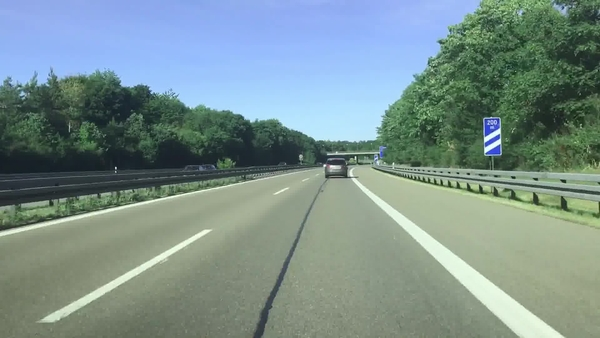
#> input picture nodes/old_stuff/original_lane_detection_5.jpg, 600 x 338 px
$ python lane.py   (older library calls are emulated)
#> lines starting #> are read from the running program, lines starting #| are printed output that depends on the picture; after the words box and inside, x2 and y2 are one past the last pixel; in counts of white or black regions, pixels touching at a corner belong together
#> in main, original_frame is the input picture: shape (338, 600, 3); mean B, G, R 141.2, 144.2, 122.8
### nodes/old_stuff/edge_detection.py
import cv2 # Import the OpenCV library to enable computer vision
import numpy as np # Import the NumPy scientific computing library

# Author: Addison Sears-Collins
# https://automaticaddison.com
# Description: A collection of methods to detect help with edge detection

def binary_array(array, thresh, value=0):
  """
  Return a 2D binary array (mask) in which all pixels are either 0 or 1

  :param array: NumPy 2D array that we want to convert to binary values
  :param thresh: Values used for thresholding (inclusive)
  :param value: Output value when between the supplied threshold
  :return: Binary 2D array...
           number of rows x number of columns =
           number of pixels from top to bottom x number of pixels from
             left to right
  """
  if value == 0:
    # Create an array of ones with the same shape and type as
    # the input 2D array.
    binary = np.ones_like(array)

  else:
    # Creates an array of zeros with the same shape and type as
    # the input 2D array.
    binary = np.zeros_like(array)
    value = 1

  # If value == 0, make all values in binary equal to 0 if the
  # corresponding value in the input array is between the threshold
  # (inclusive). Otherwise, the value remains as 1. Therefore, the pixels
  # with the high Sobel derivative values (i.e. sharp pixel intensity
  # discontinuities) will have 0 in the corresponding cell of binary.
  binary[(array >= thresh[0]) & (array <= thresh[1])] = value

  return binary

def blur_gaussian(channel, ksize=3):
  """
  Implementation for Gaussian blur to reduce noise and detail in the image

  :param image: 2D or 3D array to be blurred
  :param ksize: Size of the small matrix (i.e. kernel) used to blur
                i.e. number of rows and number of columns
  :return: Blurred 2D image
  """
  return cv2.GaussianBlur(channel, (ksize, ksize), 0)

def mag_thresh(image, sobel_kernel=3, thresh=(0, 255)):
  """
  Implementation of Sobel edge detection

  :param image: 2D or 3D array to be blurred
  :param sobel_kernel: Size of the small matrix (i.e. kernel)
                       i.e. number of rows and columns
  :return: Binary (black and white) 2D mask image
  """
  # Get the magnitude of the edges that are vertically aligned on the image
  sobelx = np.absolute(sobel(image, orient='x', sobel_kernel=sobel_kernel))

  # Get the magnitude of the edges that are horizontally aligned on the image
  sobely = np.absolute(sobel(image, orient='y', sobel_kernel=sobel_kernel))

  # Find areas of the image that have the strongest pixel intensity changes
  # in both the x and y directions. These have the strongest gradients and
  # represent the strongest edges in the image (i.e. potential lane lines)
  # mag is a 2D array .. number of rows x number of columns = number of pixels
  # from top to bottom x number of pixels from left to right
  mag = np.sqrt(sobelx ** 2 + sobely ** 2)

  # Return a 2D array that contains 0s and 1s
  return binary_array(mag, thresh)

def sobel(img_channel, orient='x', sobel_kernel=3):
  """
  Find edges that are aligned vertically and horizontally on the image

  :param img_channel: Channel from an image
  :param orient: Across which axis of the image are we detecting edges?
  :sobel_kernel: No. of rows and columns of the kernel (i.e. 3x3 small matrix)
  :return: Image with Sobel edge detection applied
  """
  # cv2.Sobel(input image, data type, prder of the derivative x, order of the
  # derivative y, small matrix used to calculate the derivative)
  if orient == 'x':
    # Will detect differences in pixel intensities going from
        # left to right on the image (i.e. edges that are vertically aligned)
    sobel = cv2.Sobel(img_channel, cv2.CV_64F, 1, 0, sobel_kernel)
  if orient == 'y':
    # Will detect differences in pixel intensities going from
    # top to bottom on the image (i.e. edges that are horizontally aligned)
    sobel = cv2.Sobel(img_channel, cv2.CV_64F, 0, 1, sobel_kernel)

  return sobel

def threshold(channel, thresh=(128,255), thresh_type=cv2.THRESH_BINARY):
  """
  Apply a threshold to the input channel

  :param channel: 2D array of the channel data of an image/video frame
  :param thresh: 2D tuple of min and max threshold values
  :param thresh_type: The technique of the threshold to apply
  :return: Two outputs are returned:
             ret: Threshold that was used
             thresholded_image: 2D thresholded data.
  """
  # If pixel intensity is greater than thresh[0], make that value
  # white (255), else set it to black (0)
  return cv2.threshold(channel, thresh[0], thresh[1], thresh_type)

### nodes/old_stuff/lane.py
#!/usr/bin/env python3
import cv2 # Import the OpenCV library to enable computer vision
import numpy as np # Import the NumPy scientific computing library
import edge_detection as edge # Handles the detection of lane lines
import matplotlib.pyplot as plt # Used for plotting and error checking

# Author: Addison Sears-Collins
# https://automaticaddison.com
# Description: Implementation of the Lane class

filename = 'original_lane_detection_5.jpg'

class Lane:
  """
  Represents a lane on a road.
  """
  def __init__(self, orig_frame):
    """
      Default constructor

    :param orig_frame: Original camera image (i.e. frame)
    """
    self.orig_frame = orig_frame

    # This will hold an image with the lane lines
    self.lane_line_markings = None

    # This will hold the image after perspective transformation
    self.warped_frame = None
    self.transformation_matrix = None
    self.inv_transformation_matrix = None

    # (Width, Height) of the original video frame (or image)
    self.orig_image_size = self.orig_frame.shape[::-1][1:]

    width = self.orig_image_size[0]
    height = self.orig_image_size[1]
    self.width = width
    self.height = height

    # Four corners of the trapezoid-shaped region of interest
    # You need to find these corners manually.
    self.roi_points = np.float32([
      (274,184), # Top-left corner
      (0, 337), # Bottom-left corner
      (575,337), # Bottom-right corner
      (371,184) # Top-right corner
    ])

    # The desired corner locations  of the region of interest
    # after we perform perspective transformation.
    # Assume image width of 600, padding == 150.
    self.padding = int(0.25 * width) # padding from side of the image in pixels
    self.desired_roi_points = np.float32([
      [self.padding, 0], # Top-left corner
      [self.padding, self.orig_image_size[1]], # Bottom-left corner
      [self.orig_image_size[
        0]-self.padding, self.orig_image_size[1]], # Bottom-right corner
      [self.orig_image_size[0]-self.padding, 0] # Top-right corner
    ])

    # Histogram that shows the white pixel peaks for lane line detection
    self.histogram = None

    # Sliding window parameters
    self.no_of_windows = 10
    self.margin = int((1/12) * width)  # Window width is +/- margin
    self.minpix = int((1/24) * width)  # Min no. of pixels to recenter window

    # Best fit polynomial lines for left line and right line of the lane
    self.left_fit = None
    self.right_fit = None
    self.left_lane_inds = None
    self.right_lane_inds = None
    self.ploty = None
    self.left_fitx = None
    self.right_fitx = None
    self.leftx = None
    self.rightx = None
    self.lefty = None
    self.righty = None

    # Pixel parameters for x and y dimensions
    self.YM_PER_PIX = 10.0 / 1000 # meters per pixel in y dimension
    self.XM_PER_PIX = 3.7 / 781 # meters per pixel in x dimension

    # Radii of curvature and offset
    self.left_curvem = None
    self.right_curvem = None
    self.center_offset = None

  def calculate_car_position(self, print_to_terminal=False):
    """
    Calculate the position of the car relative to the center

    :param: print_to_terminal Display data to console if True
    :return: Offset from the center of the lane
    """
    # Assume the camera is centered in the image.
    # Get position of car in centimeters
    car_location = self.orig_frame.shape[1] / 2

    # Fine the x coordinate of the lane line bottom
    height = self.orig_frame.shape[0]
    bottom_left = self.left_fit[0]*height**2 + self.left_fit[
      1]*height + self.left_fit[2]
    bottom_right = self.right_fit[0]*height**2 + self.right_fit[
      1]*height + self.right_fit[2]

    center_lane = (bottom_right - bottom_left)/2 + bottom_left
    center_offset = (np.abs(car_location) - np.abs(
      center_lane)) * self.XM_PER_PIX * 100

    if print_to_terminal == True:
      print(str(center_offset) + 'cm')

    self.center_offset = center_offset

    return center_offset

  def calculate_curvature(self, print_to_terminal=False):
    """
    Calculate the road curvature in meters.

    :param: print_to_terminal Display data to console if True
    :return: Radii of curvature
    """
    # Set the y-value where we want to calculate the road curvature.
    # Select the maximum y-value, which is the bottom of the frame.
    y_eval = np.max(self.ploty)

    # Fit polynomial curves to the real world environment
    left_fit_cr = np.polyfit(self.lefty * self.YM_PER_PIX, self.leftx * (
      self.XM_PER_PIX), 2)
    right_fit_cr = np.polyfit(self.righty * self.YM_PER_PIX, self.rightx * (
      self.XM_PER_PIX), 2)

    # Calculate the radii of curvature
    left_curvem = ((1 + (2*left_fit_cr[0]*y_eval*self.YM_PER_PIX + left_fit_cr[
                    1])**2)**1.5) / np.absolute(2*left_fit_cr[0])
    right_curvem = ((1 + (2*right_fit_cr[
                    0]*y_eval*self.YM_PER_PIX + right_fit_cr[
                    1])**2)**1.5) / np.absolute(2*right_fit_cr[0])

    # Display on terminal window
    if print_to_terminal == True:
      print(left_curvem, 'm', right_curvem, 'm')

    self.left_curvem = left_curvem
    self.right_curvem = right_curvem

    return left_curvem, right_curvem

  def calculate_histogram(self,frame=None,plot=True):
    """
    Calculate the image histogram to find peaks in white pixel count

    :param frame: The warped image
    :param plot: Create a plot if True
    """
    if frame is None:
      frame = self.warped_frame

    # Generate the histogram
    self.histogram = np.sum(frame[int(
              frame.shape[0]/2):,:], axis=0)

    if plot == True:

      # Draw both the image and the histogram
      figure, (ax1, ax2) = plt.subplots(2,1) # 2 row, 1 columns
      figure.set_size_inches(10, 5)
      ax1.imshow(frame, cmap='gray')
      ax1.set_title("Warped Binary Frame")
      ax2.plot(self.histogram)
      ax2.set_title("Histogram Peaks")
      plt.show()

    return self.histogram

  def display_curvature_offset(self, frame=None, plot=False):
    """
    Display curvature and offset statistics on the image

    :param: plot Display the plot if True
    :return: Image with lane lines and curvature
    """
    image_copy = None
    if frame is None:
      image_copy = self.orig_frame.copy()
    else:
      image_copy = frame

    cv2.putText(image_copy,'Curve Radius: '+str((
      self.left_curvem+self.right_curvem)/2)[:7]+' m', (int((
      5/600)*self.width), int((
      20/338)*self.height)), cv2.FONT_HERSHEY_SIMPLEX, (float((
      0.5/600)*self.width)),(
      255,255,255),2,cv2.LINE_AA)
    cv2.putText(image_copy,'Center Offset: '+str(
      self.center_offset)[:7]+' cm', (int((
      5/600)*self.width), int((
      40/338)*self.height)), cv2.FONT_HERSHEY_SIMPLEX, (float((
      0.5/600)*self.width)),(
      255,255,255),2,cv2.LINE_AA)

    if plot==True:
      cv2.imshow("Image with Curvature and Offset", image_copy)

    return image_copy

  def get_lane_line_previous_window(self, left_fit, right_fit, plot=False):
    """
    Use the lane line from the previous sliding window to get the parameters
    for the polynomial line for filling in the lane line
    :param: left_fit Polynomial function of the left lane line
    :param: right_fit Polynomial function of the right lane line
    :param: plot To display an image or not
    """
    # margin is a sliding window parameter
    margin = self.margin

    # Find the x and y coordinates of all the nonzero
    # (i.e. white) pixels in the frame.
    nonzero = self.warped_frame.nonzero()
    nonzeroy = np.array(nonzero[0])
    nonzerox = np.array(nonzero[1])

    # Store left and right lane pixel indices
    left_lane_inds = ((nonzerox > (left_fit[0]*(
      nonzeroy**2) + left_fit[1]*nonzeroy + left_fit[2] - margin)) & (
      nonzerox < (left_fit[0]*(
      nonzeroy**2) + left_fit[1]*nonzeroy + left_fit[2] + margin)))
    right_lane_inds = ((nonzerox > (right_fit[0]*(
      nonzeroy**2) + right_fit[1]*nonzeroy + right_fit[2] - margin)) & (
      nonzerox < (right_fit[0]*(
      nonzeroy**2) + right_fit[1]*nonzeroy + right_fit[2] + margin)))
    self.left_lane_inds = left_lane_inds
    self.right_lane_inds = right_lane_inds

    # Get the left and right lane line pixel locations
    leftx = nonzerox[left_lane_inds]
    lefty = nonzeroy[left_lane_inds]
    rightx = nonzerox[right_lane_inds]
    righty = nonzeroy[right_lane_inds]

    self.leftx = leftx
    self.rightx = rightx
    self.lefty = lefty
    self.righty = righty

    # Fit a second order polynomial curve to each lane line
    left_fit = np.polyfit(lefty, leftx, 2)
    right_fit = np.polyfit(righty, rightx, 2)
    self.left_fit = left_fit
    self.right_fit = right_fit

    # Create the x and y values to plot on the image
    ploty = np.linspace(
      0, self.warped_frame.shape[0]-1, self.warped_frame.shape[0])
    left_fitx = left_fit[0]*ploty**2 + left_fit[1]*ploty + left_fit[2]
    right_fitx = right_fit[0]*ploty**2 + right_fit[1]*ploty + right_fit[2]
    self.ploty = ploty
    self.left_fitx = left_fitx
    self.right_fitx = right_fitx

    if plot==True:

      # Generate images to draw on
      out_img = np.dstack((self.warped_frame, self.warped_frame, (
                           self.warped_frame)))*255
      window_img = np.zeros_like(out_img)

      # Add color to the left and right line pixels
      out_img[nonzeroy[left_lane_inds], nonzerox[left_lane_inds]] = [255, 0, 0]
      out_img[nonzeroy[right_lane_inds], nonzerox[right_lane_inds]] = [
                                                                     0, 0, 255]
      # Create a polygon to show the search window area, and recast
      # the x and y points into a usable format for cv2.fillPoly()
      margin = self.margin
      left_line_window1 = np.array([np.transpose(np.vstack([
                                    left_fitx-margin, ploty]))])
      left_line_window2 = np.array([np.flipud(np.transpose(np.vstack([
                                    left_fitx+margin, ploty])))])
      left_line_pts = np.hstack((left_line_window1, left_line_window2))
      right_line_window1 = np.array([np.transpose(np.vstack([
                                     right_fitx-margin, ploty]))])
      right_line_window2 = np.array([np.flipud(np.transpose(np.vstack([
                                     right_fitx+margin, ploty])))])
      right_line_pts = np.hstack((right_line_window1, right_line_window2))

      # Draw the lane onto the warped blank image
      cv2.fillPoly(window_img, np.int_([left_line_pts]), (0,255, 0))
      cv2.fillPoly(window_img, np.int_([right_line_pts]), (0,255, 0))
      result = cv2.addWeighted(out_img, 1, window_img, 0.3, 0)

      # Plot the figures
      figure, (ax1, ax2, ax3) = plt.subplots(3,1) # 3 rows, 1 column
      figure.set_size_inches(10, 10)
      figure.tight_layout(pad=3.0)
      ax1.imshow(cv2.cvtColor(self.orig_frame, cv2.COLOR_BGR2RGB))
      ax2.imshow(self.warped_frame, cmap='gray')
      ax3.imshow(result)
      ax3.plot(left_fitx, ploty, color='yellow')
      ax3.plot(right_fitx, ploty, color='yellow')
      ax1.set_title("Original Frame")
      ax2.set_title("Warped Frame")
      ax3.set_title("Warped Frame With Search Window")
      plt.show()

  def get_lane_line_indices_sliding_windows(self, plot=False):
    """
    Get the indices of the lane line pixels using the
    sliding windows technique.

    :param: plot Show plot or not
    :return: Best fit lines for the left and right lines of the current lane
    """
    # Sliding window width is +/- margin
    margin = self.margin

    frame_sliding_window = self.warped_frame.copy()

    # Set the height of the sliding windows
    window_height = np.int(self.warped_frame.shape[0]/self.no_of_windows)

    # Find the x and y coordinates of all the nonzero
    # (i.e. white) pixels in the frame.
    nonzero = self.warped_frame.nonzero()
    nonzeroy = np.array(nonzero[0])
    nonzerox = np.array(nonzero[1])

    # Store the pixel indices for the left and right lane lines
    left_lane_inds = []
    right_lane_inds = []

    # Current positions for pixel indices for each window,
    # which we will continue to update
    leftx_base, rightx_base = self.histogram_peak()
    leftx_current = leftx_base
    rightx_current = rightx_base

    # Go through one window at a time
    no_of_windows = self.no_of_windows

    for window in range(no_of_windows):

      # Identify window boundaries in x and y (and right and left)
      win_y_low = self.warped_frame.shape[0] - (window + 1) * window_height
      win_y_high = self.warped_frame.shape[0] - window * window_height
      win_xleft_low = leftx_current - margin
      win_xleft_high = leftx_current + margin
      win_xright_low = rightx_current - margin
      win_xright_high = rightx_current + margin
      cv2.rectangle(frame_sliding_window,(win_xleft_low,win_y_low),(
        win_xleft_high,win_y_high), (255,255,255), 2)
      cv2.rectangle(frame_sliding_window,(win_xright_low,win_y_low),(
        win_xright_high,win_y_high), (255,255,255), 2)

      # Identify the nonzero pixels in x and y within the window
      good_left_inds = ((nonzeroy >= win_y_low) & (nonzeroy < win_y_high) &
                          (nonzerox >= win_xleft_low) & (
                           nonzerox < win_xleft_high)).nonzero()[0]
      good_right_inds = ((nonzeroy >= win_y_low) & (nonzeroy < win_y_high) &
                           (nonzerox >= win_xright_low) & (
                            nonzerox < win_xright_high)).nonzero()[0]

      # Append these indices to the lists
      left_lane_inds.append(good_left_inds)
      right_lane_inds.append(good_right_inds)

      # If you found > minpix pixels, recenter next window on mean position
      minpix = self.minpix
      if len(good_left_inds) > minpix:
        leftx_current = np.int(np.mean(nonzerox[good_left_inds]))
      if len(good_right_inds) > minpix:
        rightx_current = np.int(np.mean(nonzerox[good_right_inds]))

    # Concatenate the arrays of indices
    left_lane_inds = np.concatenate(left_lane_inds)
    right_lane_inds = np.concatenate(right_lane_inds)

    # Extract the pixel coordinates for the left and right lane lines
    leftx = nonzerox[left_lane_inds]
    lefty = nonzeroy[left_lane_inds]
    rightx = nonzerox[right_lane_inds]
    righty = nonzeroy[right_lane_inds]

    # Fit a second order polynomial curve to the pixel coordinates for
    # the left and right lane lines
    left_fit = np.polyfit(lefty, leftx, 2)
    right_fit = np.polyfit(righty, rightx, 2)

    self.left_fit = left_fit
    self.right_fit = right_fit

    if plot==True:

      # Create the x and y values to plot on the image
      ploty = np.linspace(
        0, frame_sliding_window.shape[0]-1, frame_sliding_window.shape[0])
      left_fitx = left_fit[0]*ploty**2 + left_fit[1]*ploty + left_fit[2]
      right_fitx = right_fit[0]*ploty**2 + right_fit[1]*ploty + right_fit[2]

      # Generate an image to visualize the result
      out_img = np.dstack((
        frame_sliding_window, frame_sliding_window, (
        frame_sliding_window))) * 255

      # Add color to the left line pixels and right line pixels
      out_img[nonzeroy[left_lane_inds], nonzerox[left_lane_inds]] = [255, 0, 0]
      out_img[nonzeroy[right_lane_inds], nonzerox[right_lane_inds]] = [
        0, 0, 255]

      # Plot the figure with the sliding windows
      figure, (ax1, ax2, ax3) = plt.subplots(3,1) # 3 rows, 1 column
      figure.set_size_inches(10, 10)
      figure.tight_layout(pad=3.0)
      ax1.imshow(cv2.cvtColor(self.orig_frame, cv2.COLOR_BGR2RGB))
      ax2.imshow(frame_sliding_window, cmap='gray')
      ax3.imshow(out_img)
      ax3.plot(left_fitx, ploty, color='yellow')
      ax3.plot(right_fitx, ploty, color='yellow')
      ax1.set_title("Original Frame")
      ax2.set_title("Warped Frame with Sliding Windows")
      ax3.set_title("Detected Lane Lines with Sliding Windows")
      plt.show()

    return self.left_fit, self.right_fit

  def get_line_markings(self, frame=None):
    """
    Isolates lane lines.

      :param frame: The camera frame that contains the lanes we want to detect
    :return: Binary (i.e. black and white) image containing the lane lines.
    """
    if frame is None:
      frame = self.orig_frame

    # Convert the video frame from BGR (blue, green, red)
    # color space to HLS (hue, saturation, lightness).
    hls = cv2.cvtColor(frame, cv2.COLOR_BGR2HLS)
#> hls: shape (338, 600, 3); mean of channels 0, 1, 2 68.7, 137.6, 81.8

    ################### Isolate possible lane line edges ######################

    # Perform Sobel edge detection on the L (lightness) channel of
    # the image to detect sharp discontinuities in the pixel intensities
    # along the x and y axis of the video frame.
    # sxbinary is a matrix full of 0s (black) and 255 (white) intensity values
    # Relatively light pixels get made white. Dark pixels get made black.
    _, sxbinary = edge.threshold(hls[:, :, 1], thresh=(120, 255))
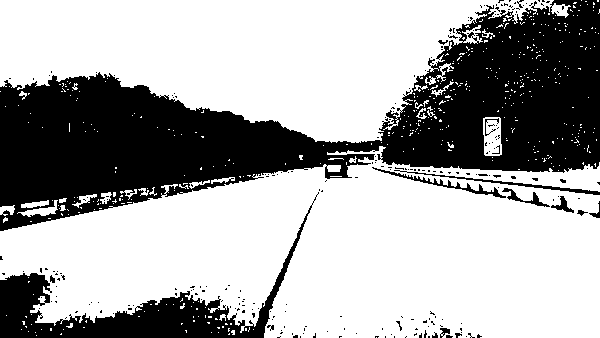
#> sxbinary: shape (338, 600); 65.7% white; 244 black regions (227 under 20 px), largest, box (x1, y1, x2, y2) and area: (0, 0, 600, 231) 58218, (0, 192, 319, 338) 8935, (394, 170, 600, 195) 471
    sxbinary = edge.blur_gaussian(sxbinary, ksize=3) # Reduce noise
#> in blur_gaussian, `return cv2.GaussianBlur(channel, (ksize, ksize), 0)`:
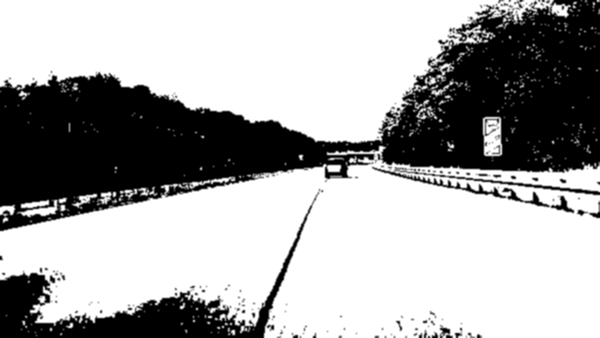
#> returned value: shape (338, 600); min 0, max 255, mean 167.5

    # 1s will be in the cells with the highest Sobel derivative values
    # (i.e. strongest lane line edges)
    sxbinary = edge.mag_thresh(sxbinary, sobel_kernel=3, thresh=(110, 255))
#> in sobel, `sobel = cv2.Sobel(img_channel, cv2.CV_64F, 1, 0, sobel_kernel)`:
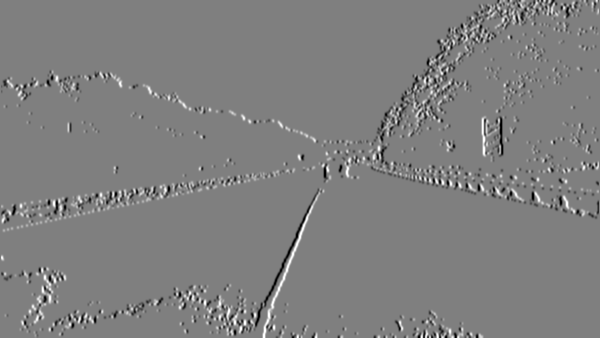
#> sobel: shape (338, 600) float64; min -764, max 764, mean 0.2; drawn with min black and max white
#> in mag_thresh, `sobelx = np.absolute(sobel(image, orient='x', sobel_kernel=sobel_kerne..`:
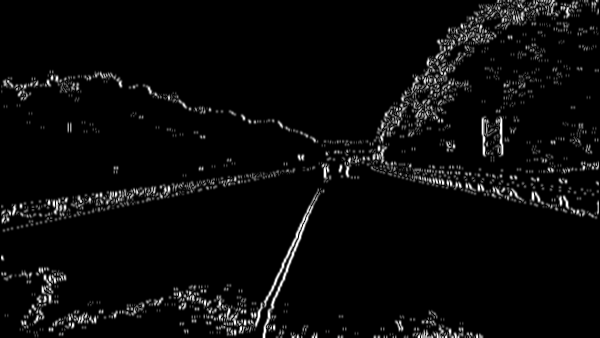
#> sobelx: shape (338, 600) float64; min 0, max 764, mean 30.4; drawn with min black and max white
#> (the rest of the program and of its run is left out)
